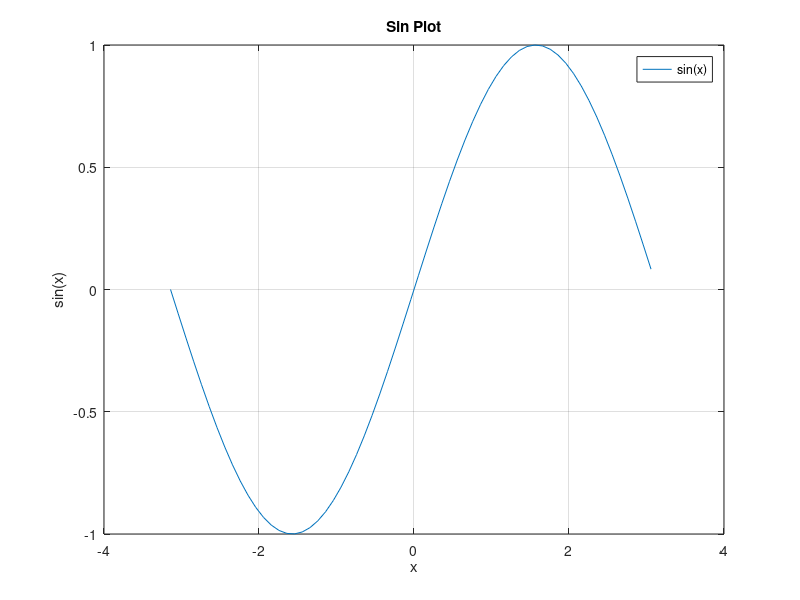

The MATLAB script that drew this image:
x = [-pi:0.1:pi];
y = sin(x);
z = cos(x);

plot(x, y);
title('Sin Plot');
xlabel('x');
ylabel('sin(x)');
grid on;
legend('sin(x)');